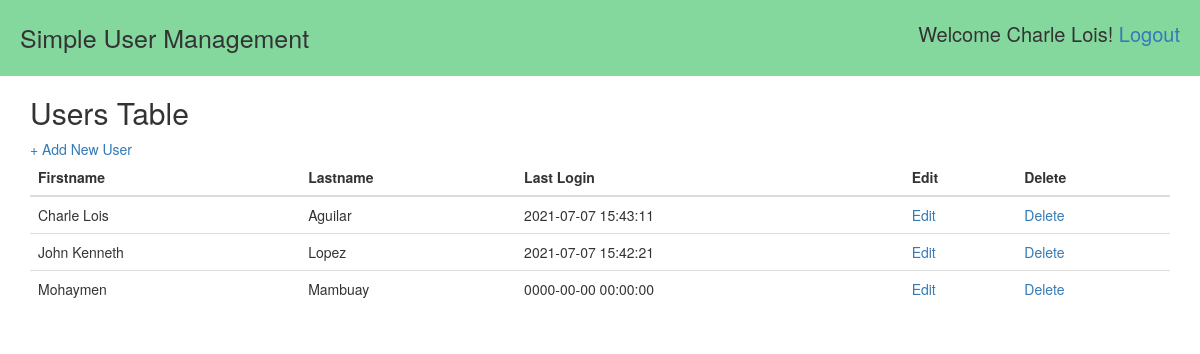
Page /users.php (signed in) on the committed database.
### tables this page shows
CREATE TABLE `user` (
  `id` int(11) NOT NULL,
  `first_name` varchar(50) NOT NULL,
  `last_name` varchar(100) NOT NULL,
  `email` varchar(100) NOT NULL,
  `password` varchar(40) NOT NULL,
  `last_login` datetime NOT NULL,
  `is_deleted` tinyint(1) NOT NULL
);

### users.php (the view, shortened to what this page needs)
<?php require_once ('Conn/connection.php'); ?>
<?php
    $user_list = '';
    $query = "SELECT * FROM user WHERE is_deleted = 0 ORDER BY first_name";
    $users = mysqli_query($connection,$query);
        while ($user = mysqli_fetch_assoc($users)){
            $user_list .= "<tr>";
            $user_list .= "<td>{$user['first_name']}</td>";
            $user_list .= "<td>{$user['last_name']}</td>";
            $user_list .= "<td>{$user['last_login']}</td>";
            $user_list .= "<td><a href=\"modify_user.php?user_id={$user['id']}\">Edit</a></td>";
            $user_list .= "<td><a href=\"delete_user.php?user_id={$user['id']}\"
                            onclick=\"return confirm('Are you sure?');\">Delete</a></td>";
            $user_list .= "</tr>";
        }
?>
<!DOCTYPE html>
<html lang="en">
<head>
    <link rel="stylesheet" href="css/main.css">
    <link rel="stylesheet" href="https://maxcdn.bootstrapcdn.com/bootstrap/3.3.7/css/bootstrap.min.css">
</head>
<body>
    <div>
        <header>
             <div class="appname"> Simple User Management </div>
             <div class="logged">Welcome <?php echo $_SESSION['first_name']; ?>! <a href="logout.php">Logout</a> </div>
        </header>
    </div>
    <div class="container">
        <h2>Users Table</h2>
        <a href="add_user.php">+ Add New User</a>
        <table class="table table-striped">
            <thead>
            <tr>
                <th>Firstname</th>
                <th>Lastname</th>
                <th>Last Login</th>
                <th>Edit</th>
                <th>Delete</th>
            </tr>
            <?php
                 echo $user_list;
            ?>
            </thead>
        </table>
    </div>
</body>
</html>

### css/main.css (style rules this page uses)
* { margin: 0px; }
body { font-family: "Times New Roman", Times, serif; font-size: 14px; }
header { background: rgba(61, 194, 102, 0.63); overflow: auto; padding: 20px; }
header .appname { float: left; font-size: 25px; }
header .logged { float: right; font-size: 20px; }

### rows in the picture
user: first_name "Charle Lois", last_name "Aguilar", last_login "2021-07-07 15:43:11"
user: first_name "John Kenneth", last_name "Lopez", last_login "2021-07-07 15:42:21"
user: first_name "Mohaymen", last_name "Mambuay", last_login "0000-00-00 00:00:00"

### other values in the picture
$_SESSION['first_name'] "Charle Lois"
